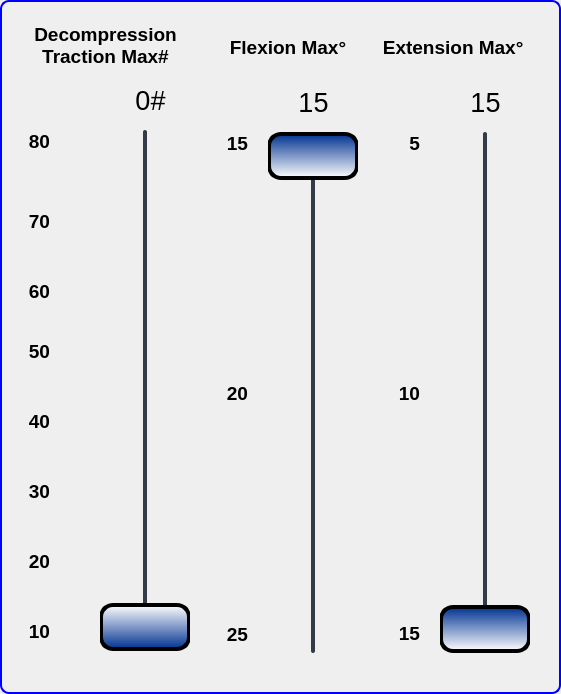
     <widget class="QGroupBox" name="ABGroupBox">
      <property name="geometry">
       <rect>
        <x>709</x>
        <y>-4</y>
        <width>561</width>
        <height>694</height>
       </rect>
      </property>
      <property name="styleSheet">
       <string notr="true">QGroupBox {
    border: 2px solid blue;
    border-radius: 9px;
    margin-top: 0.5em;
}
</string>
      </property>
      <property name="title">
       <string/>
      </property>
      <widget class="QLabel" name="ABaxialPressure">
       <property name="geometry">
        <rect>
         <x>20</x>
         <y>13</y>
         <width>171</width>
         <height>65</height>
        </rect>
       </property>
       <property name="font">
        <font>
         <family>Arial</family>
         <pointsize>14</pointsize>
         <weight>75</weight>
         <bold>true</bold>
        </font>
       </property>
       <property name="text">
        <string>Decompression Traction Max#</string>
       </property>
       <property name="alignment">
        <set>Qt::AlignCenter</set>
       </property>
       <property name="wordWrap">
        <bool>true</bool>
       </property>
      </widget>
      <widget class="QSlider" name="ABaxialPressureSlider">
       <property name="geometry">
        <rect>
         <x>100</x>
         <y>130</y>
         <width>90</width>
         <height>521</height>
        </rect>
       </property>
       <property name="font">
        <font>
         <family>Arial</family>
         <pointsize>12</pointsize>
        </font>
       </property>
       <property name="styleSheet">
        <string notr="true">QSlider::groove:vertical {
    border-radius: 2px;
width: 4px;
    background-color: rgb(52, 59, 72);
}
QSlider::groove:vertical:hover {
    background-color: blue;
}
QSlider::handle:vertical {
    background-color:qlineargradient(spread:pad, x1:0, y1:1, x2:0, y2:0, stop:0 rgba(0, 50, 145, 255), stop:1 rgba(255, 255, 255, 255));
    border: 4px solid black;
    height: 40px;
 margin: 0px -44px;
    border-radius: 14px;
}</string>
       </property>
       <property name="minimum">
        <number>10</number>
       </property>
       <property name="maximum">
        <number>80</number>
       </property>
       <property name="singleStep">
        <number>1</number>
       </property>
       <property name="pageStep">
        <number>5</number>
       </property>
       <property name="value">
        <number>10</number>
       </property>
       <property name="sliderPosition">
        <number>10</number>
       </property>
       <property name="orientation">
        <enum>Qt::Vertical</enum>
       </property>
       <property name="tickPosition">
        <enum>QSlider::TicksBothSides</enum>
       </property>
       <property name="tickInterval">
        <number>5</number>
       </property>
      </widget>
      <widget class="QLabel" name="ABaxialPressureLbl">
       <property name="geometry">
        <rect>
         <x>110</x>
         <y>80</y>
         <width>81</width>
         <height>41</height>
        </rect>
       </property>
       <property name="font">
        <font>
         <family>Arial</family>
         <pointsize>20</pointsize>
        </font>
       </property>
       <property name="text">
        <string>0#</string>
       </property>
       <property name="alignment">
        <set>Qt::AlignCenter</set>
       </property>
      </widget>
      <widget class="QLabel" name="ABaxialPressureUpLbl">
       <property name="geometry">
        <rect>
         <x>50</x>
         <y>160</y>
         <width>47</width>
         <height>101</height>
        </rect>
       </property>
       <property name="text">
        <string/>
       </property>
       <property name="pixmap">
        <pixmap>images/up-ticks.png</pixmap>
       </property>
      </widget>
      <widget class="QLabel" name="ABaxialPressureDownLbl">
       <property name="geometry">
        <rect>
         <x>50</x>
         <y>520</y>
         <width>47</width>
         <height>101</height>
        </rect>
       </property>
       <property name="text">
        <string/>
       </property>
       <property name="pixmap">
        <pixmap>images/down-ticks.png</pixmap>
       </property>
      </widget>
      <widget class="QLabel" name="Lbl_28">
       <property name="geometry">
        <rect>
         <x>20</x>
         <y>210</y>
         <width>30</width>
         <height>24</height>
        </rect>
       </property>
       <property name="font">
        <font>
         <family>Arial</family>
         <pointsize>14</pointsize>
         <weight>75</weight>
         <bold>true</bold>
        </font>
       </property>
       <property name="styleSheet">
        <string notr="true">background:transparent;</string>
       </property>
       <property name="text">
        <string>70</string>
       </property>
       <property name="alignment">
        <set>Qt::AlignRight|Qt::AlignTop|Qt::AlignTrailing</set>
       </property>
      </widget>
      <widget class="QLabel" name="Lbl_29">
       <property name="geometry">
        <rect>
         <x>20</x>
         <y>410</y>
         <width>30</width>
         <height>24</height>
        </rect>
       </property>
       <property name="font">
        <font>
         <family>Arial</family>
         <pointsize>14</pointsize>
         <weight>75</weight>
         <bold>true</bold>
        </font>
       </property>
       <property name="text">
        <string extracomment="10">40</string>
       </property>
       <property name="alignment">
        <set>Qt::AlignRight|Qt::AlignTop|Qt::AlignTrailing</set>
       </property>
      </widget>
      <widget class="QLabel" name="Lbl_8">
       <property name="geometry">
        <rect>
         <x>20</x>
         <y>130</y>
         <width>30</width>
         <height>24</height>
        </rect>
       </property>
       <property name="font">
        <font>
         <family>Arial</family>
         <pointsize>14</pointsize>
         <weight>75</weight>
         <bold>true</bold>
        </font>
       </property>
       <property name="text">
        <string>80</string>
       </property>
       <property name="alignment">
        <set>Qt::AlignRight|Qt::AlignTop|Qt::AlignTrailing</set>
       </property>
      </widget>
      <widget class="QLabel" name="Lbl_61">
       <property name="geometry">
        <rect>
         <x>20</x>
         <y>340</y>
         <width>30</width>
         <height>24</height>
        </rect>
       </property>
       <property name="sizePolicy">
        <sizepolicy hsizetype="Preferred" vsizetype="Preferred">
         <horstretch>0</horstretch>
         <verstretch>0</verstretch>
        </sizepolicy>
       </property>
       <property name="font">
        <font>
         <family>Arial</family>
         <pointsize>14</pointsize>
         <weight>75</weight>
         <bold>true</bold>
        </font>
       </property>
       <property name="text">
        <string>50</string>
       </property>
       <property name="alignment">
        <set>Qt::AlignRight|Qt::AlignTop|Qt::AlignTrailing</set>
       </property>
      </widget>
      <widget class="QLabel" name="Lbl_62">
       <property name="geometry">
        <rect>
         <x>20</x>
         <y>620</y>
         <width>30</width>
         <height>24</height>
        </rect>
       </property>
       <property name="font">
        <font>
         <family>Arial</family>
         <pointsize>14</pointsize>
         <weight>75</weight>
         <bold>true</bold>
        </font>
       </property>
       <property name="styleSheet">
        <string notr="true">background:transparent;</string>
       </property>
       <property name="text">
        <string>10</string>
       </property>
       <property name="alignment">
        <set>Qt::AlignRight|Qt::AlignTop|Qt::AlignTrailing</set>
       </property>
      </widget>
      <widget class="QLabel" name="Lbl_88">
       <property name="geometry">
        <rect>
         <x>20</x>
         <y>280</y>
         <width>30</width>
         <height>24</height>
        </rect>
       </property>
       <property name="font">
        <font>
         <family>Arial</family>
         <pointsize>14</pointsize>
         <weight>75</weight>
         <bold>true</bold>
        </font>
       </property>
       <property name="text">
        <string>60</string>
       </property>
       <property name="alignment">
        <set>Qt::AlignRight|Qt::AlignTop|Qt::AlignTrailing</set>
       </property>
      </widget>
      <widget class="QLabel" name="Lbl_31">
       <property name="geometry">
        <rect>
         <x>20</x>
         <y>480</y>
         <width>30</width>
         <height>24</height>
        </rect>
       </property>
       <property name="font">
        <font>
         <family>Arial</family>
         <pointsize>14</pointsize>
         <weight>75</weight>
         <bold>true</bold>
        </font>
       </property>
       <property name="text">
        <string extracomment="10">30</string>
       </property>
       <property name="alignment">
        <set>Qt::AlignRight|Qt::AlignTop|Qt::AlignTrailing</set>
       </property>
      </widget>
      <widget class="QLabel" name="Lbl_32">
       <property name="geometry">
        <rect>
         <x>20</x>
         <y>550</y>
         <width>30</width>
         <height>24</height>
        </rect>
       </property>
       <property name="font">
        <font>
         <family>Arial</family>
         <pointsize>14</pointsize>
         <weight>75</weight>
         <bold>true</bold>
        </font>
       </property>
       <property name="styleSheet">
        <string notr="true">background:transparent;</string>
       </property>
       <property name="text">
        <string extracomment="10">20</string>
       </property>
       <property name="alignment">
        <set>Qt::AlignRight|Qt::AlignTop|Qt::AlignTrailing</set>
       </property>
      </widget>
      <widget class="QGroupBox" name="minusABGroupBox">
       <property name="geometry">
        <rect>
         <x>198</x>
         <y>2</y>
         <width>170</width>
         <height>689</height>
        </rect>
       </property>
       <property name="styleSheet">
        <string notr="true">border:0px</string>
       </property>
       <property name="title">
        <string/>
       </property>
       <widget class="QSlider" name="minusABHorizontalFlexionSlider">
        <property name="geometry">
         <rect>
          <x>70</x>
          <y>130</y>
          <width>90</width>
          <height>521</height>
         </rect>
        </property>
        <property name="font">
         <font>
          <family>Arial</family>
          <pointsize>12</pointsize>
         </font>
        </property>
        <property name="styleSheet">
         <string notr="true">QSlider::groove:vertical {
    border-radius: 2px;
width: 4px;
    background-color: rgb(52, 59, 72);
}
QSlider::groove:vertical:hover {
    background-color: blue;
}
QSlider::handle:vertical {
    background-color: qlineargradient(spread:pad, x1:0, y1:0, x2:0, y2:1, stop:0 rgba(0, 50, 145, 255), stop:1 rgba(255, 255, 255, 255));
    border: 4px solid black;
    height: 40px;
 margin: 0px -44px;
    border-radius: 14px;
}</string>
        </property>
        <property name="minimum">
         <number>15</number>
        </property>
        <property name="maximum">
         <number>25</number>
        </property>
        <property name="singleStep">
         <number>1</number>
        </property>
        <property name="pageStep">
         <number>1</number>
        </property>
        <property name="value">
         <number>15</number>
        </property>
        <property name="sliderPosition">
         <number>15</number>
        </property>
        <property name="orientation">
         <enum>Qt::Vertical</enum>
        </property>
        <property name="invertedAppearance">
         <bool>true</bool>
        </property>
        <property name="invertedControls">
         <bool>false</bool>
        </property>
        <property name="tickPosition">
         <enum>QSlider::TicksBothSides</enum>
        </property>
        <property name="tickInterval">
         <number>2</number>
        </property>
       </widget>
       <widget class="QLabel" name="minusABHorizontalFlexionLbl">
        <property name="geometry">
         <rect>
          <x>90</x>
          <y>80</y>
          <width>51</width>
          <height>41</height>
         </rect>
        </property>
        <property name="font">
         <font>
          <family>Arial</family>
          <pointsize>20</pointsize>
         </font>
        </property>
        <property name="text">
         <string>15</string>
        </property>
        <property name="alignment">
         <set>Qt::AlignCenter</set>
        </property>
       </widget>
       <widget class="QLabel" name="minusABHorizontalFlexionUpLbl">
        <property name="geometry">
         <rect>
          <x>20</x>
          <y>160</y>
          <width>47</width>
          <height>101</height>
         </rect>
        </property>
        <property name="text">
         <string/>
        </property>
        <property name="pixmap">
         <pixmap>images/up-ticks.png</pixmap>
        </property>
       </widget>
       <widget class="QLabel" name="minusABHorizontalFlexionDownLbl">
        <property name="geometry">
         <rect>
          <x>20</x>
          <y>520</y>
          <width>47</width>
          <height>101</height>
         </rect>
        </property>
        <property name="text">
         <string/>
        </property>
        <property name="pixmap">
         <pixmap>images/down-ticks.png</pixmap>
        </property>
       </widget>
       <widget class="QLabel" name="leftLatFlexionTitleLbl_5">
        <property name="geometry">
         <rect>
          <x>10</x>
          <y>13</y>
          <width>160</width>
          <height>65</height>
         </rect>
        </property>
        <property name="font">
         <font>
          <family>Arial</family>
          <pointsize>14</pointsize>
          <weight>75</weight>
          <bold>true</bold>
         </font>
        </property>
        <property name="text">
         <string>Flexion Max°</string>
        </property>
        <property name="alignment">
         <set>Qt::AlignCenter</set>
        </property>
        <property name="wordWrap">
         <bool>true</bool>
        </property>
       </widget>
       <widget class="QLabel" name="Lbl_126">
        <property name="geometry">
         <rect>
          <x>20</x>
          <y>130</y>
          <width>30</width>
          <height>24</height>
         </rect>
        </property>
        <property name="font">
         <font>
          <family>Arial</family>
          <pointsize>14</pointsize>
          <weight>75</weight>
          <bold>true</bold>
         </font>
        </property>
        <property name="text">
         <string>15</string>
        </property>
        <property name="alignment">
         <set>Qt::AlignRight|Qt::AlignTop|Qt::AlignTrailing</set>
        </property>
       </widget>
       <widget class="QLabel" name="Lbl_120">
        <property name="geometry">
         <rect>
          <x>20</x>
          <y>620</y>
          <width>30</width>
          <height>24</height>
         </rect>
        </property>
        <property name="font">
         <font>
          <family>Arial</family>
          <pointsize>14</pointsize>
          <weight>75</weight>
          <bold>true</bold>
         </font>
        </property>
        <property name="text">
         <string>25</string>
        </property>
        <property name="alignment">
         <set>Qt::AlignRight|Qt::AlignTrailing|Qt::AlignVCenter</set>
        </property>
       </widget>
       <widget class="QLabel" name="Lbl_122">
        <property name="geometry">
         <rect>
          <x>20</x>
          <y>380</y>
          <width>30</width>
          <height>24</height>
         </rect>
        </property>
        <property name="font">
         <font>
          <family>Arial</family>
          <pointsize>14</pointsize>
          <weight>75</weight>
          <bold>true</bold>
         </font>
        </property>
        <property name="text">
         <string>20</string>
        </property>
        <property name="alignment">
         <set>Qt::AlignRight|Qt::AlignTop|Qt::AlignTrailing</set>
        </property>
       </widget>
      </widget>
      <widget class="QGroupBox" name="plusABGroupBox">
       <property name="geometry">
        <rect>
         <x>380</x>
         <y>2</y>
         <width>170</width>
         <height>689</height>
        </rect>
       </property>
       <property name="styleSheet">
        <string notr="true">border:0px</string>
       </property>
       <property name="title">
        <string/>
       </property>
       <widget class="QSlider" name="plusABHorizontalFlexionSlider">
        <property name="geometry">
         <rect>
          <x>60</x>
          <y>130</y>
          <width>90</width>
          <height>521</height>
         </rect>
        </property>
        <property name="font">
         <font>
          <family>Arial</family>
          <pointsize>12</pointsize>
         </font>
        </property>
        <property name="styleSheet">
         <string notr="true">QSlider::groove:vertical {
    border-radius: 2px;
width: 4px;
    background-color: rgb(52, 59, 72);
}
QSlider::groove:vertical:hover {
    background-color: blue;
}
QSlider::handle:vertical {
    background-color: qlineargradient(spread:pad, x1:0, y1:0, x2:0, y2:1, stop:0 rgba(0, 50, 145, 255), stop:1 rgba(255, 255, 255, 255));
    border: 4px solid black;
    height: 40px;
 margin: 0px -44px;
    border-radius: 14px;
}</string>
        </property>
        <property name="minimum">
         <number>5</number>
        </property>
        <property name="maximum">
         <number>15</number>
        </property>
        <property name="singleStep">
         <number>1</number>
        </property>
        <property name="pageStep">
         <number>1</number>
        </property>
        <property name="value">
         <number>15</number>
        </property>
        <property name="sliderPosition">
         <number>15</number>
        </property>
        <property name="orientation">
         <enum>Qt::Vertical</enum>
        </property>
        <property name="invertedAppearance">
         <bool>true</bool>
        </property>
        <property name="invertedControls">
         <bool>true</bool>
        </property>
        <property name="tickPosition">
         <enum>QSlider::TicksBothSides</enum>
        </property>
        <property name="tickInterval">
         <number>2</number>
        </property>
       </widget>
       <widget class="QLabel" name="Lbl_124">
        <property name="geometry">
         <rect>
          <x>10</x>
          <y>620</y>
          <width>30</width>
          <height>24</height>
         </rect>
        </property>
        <property name="font">
         <font>
          <family>Arial</family>
          <pointsize>14</pointsize>
          <weight>75</weight>
          <bold>true</bold>
         </font>
        </property>
        <property name="text">
         <string>15</string>
        </property>
        <property name="alignment">
         <set>Qt::AlignRight|Qt::AlignTop|Qt::AlignTrailing</set>
        </property>
       </widget>
       <widget class="QLabel" name="plusABHorizontalFlexionDownLbl">
        <property name="geometry">
         <rect>
          <x>10</x>
          <y>520</y>
          <width>47</width>
          <height>101</height>
         </rect>
        </property>
        <property name="text">
         <string/>
        </property>
        <property name="pixmap">
         <pixmap>images/down-ticks.png</pixmap>
        </property>
       </widget>
       <widget class="QLabel" name="rightLatFlexionTitleLbl_5">
        <property name="geometry">
         <rect>
          <x>-10</x>
          <y>13</y>
          <width>161</width>
          <height>65</height>
         </rect>
        </property>
        <property name="font">
         <font>
          <family>Arial</family>
          <pointsize>14</pointsize>
          <weight>75</weight>
          <bold>true</bold>
         </font>
        </property>
        <property name="text">
         <string> Extension Max°</string>
        </property>
        <property name="alignment">
         <set>Qt::AlignCenter</set>
        </property>
        <property name="wordWrap">
         <bool>true</bool>
        </property>
       </widget>
       <widget class="QLabel" name="plusABHorizontalFlexionUpLbl">
        <property name="geometry">
         <rect>
          <x>10</x>
          <y>160</y>
          <width>47</width>
          <height>101</height>
         </rect>
        </property>
        <property name="text">
         <string/>
        </property>
        <property name="pixmap">
         <pixmap>images/up-ticks.png</pixmap>
        </property>
       </widget>
       <widget class="QLabel" name="plusABHorizontalFlexionLbl">
        <property name="geometry">
         <rect>
          <x>75</x>
          <y>80</y>
          <width>61</width>
          <height>41</height>
         </rect>
        </property>
        <property name="font">
         <font>
          <family>Arial</family>
          <pointsize>20</pointsize>
         </font>
        </property>
        <property name="text">
         <string>15</string>
        </property>
        <property name="alignment">
         <set>Qt::AlignCenter</set>
        </property>
       </widget>
       <widget class="QLabel" name="Lbl_125">
        <property name="geometry">
         <rect>
          <x>10</x>
          <y>380</y>
          <width>30</width>
          <height>24</height>
         </rect>
        </property>
        <property name="font">
         <font>
          <family>Arial</family>
          <pointsize>14</pointsize>
          <weight>75</weight>
          <bold>true</bold>
         </font>
        </property>
        <property name="styleSheet">
         <string notr="true">background:transparent;</string>
        </property>
        <property name="text">
         <string>10</string>
        </property>
        <property name="alignment">
         <set>Qt::AlignRight|Qt::AlignTop|Qt::AlignTrailing</set>
        </property>
       </widget>
       <widget class="QLabel" name="Lbl_123">
        <property name="geometry">
         <rect>
          <x>10</x>
          <y>130</y>
          <width>30</width>
          <height>24</height>
         </rect>
        </property>
        <property name="font">
         <font>
          <family>Arial</family>
          <pointsize>14</pointsize>
          <weight>75</weight>
          <bold>true</bold>
         </font>
        </property>
        <property name="text">
         <string>5</string>
        </property>
        <property name="alignment">
         <set>Qt::AlignRight|Qt::AlignTop|Qt::AlignTrailing</set>
        </property>
       </widget>
      </widget>
     </widget>
